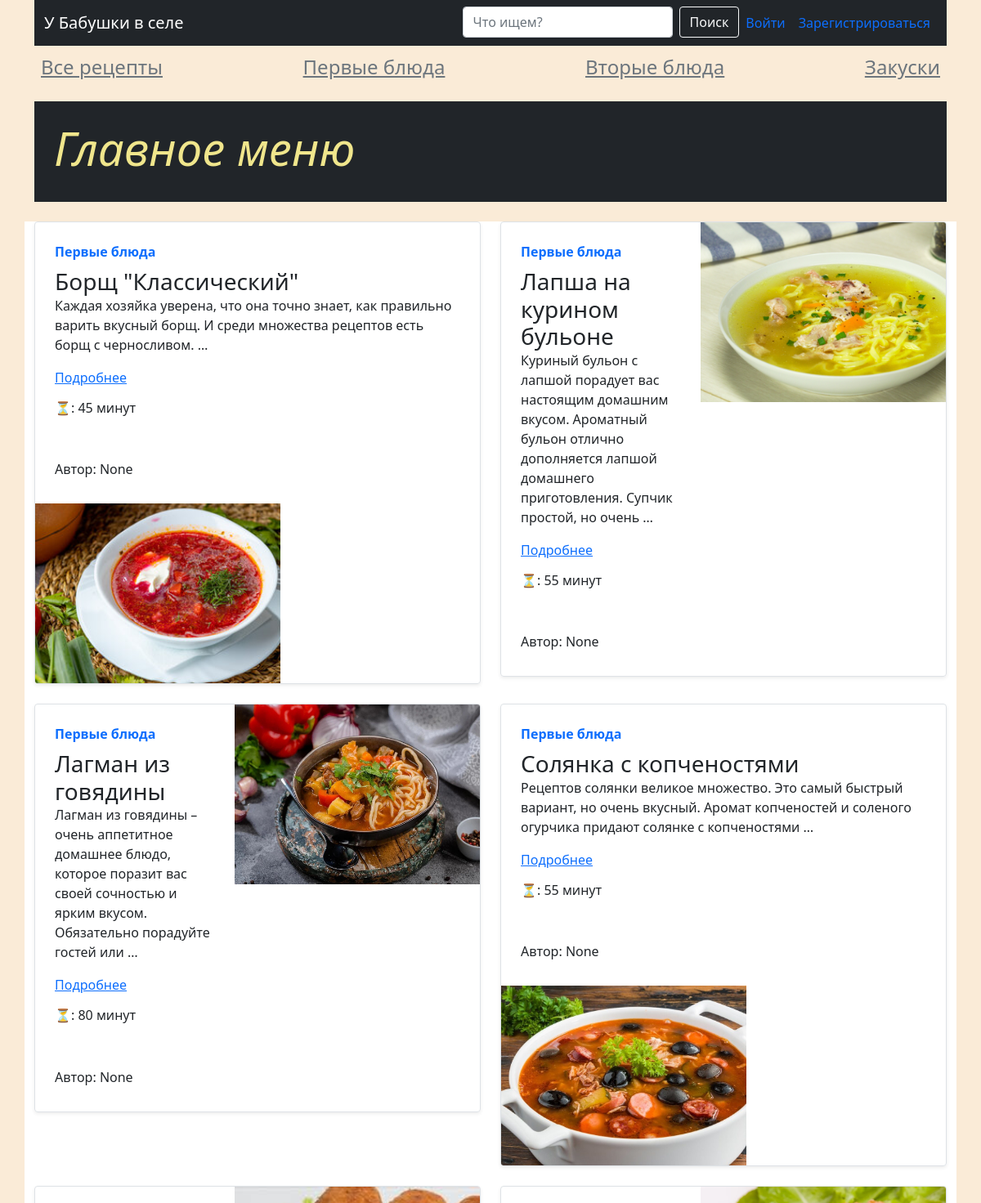
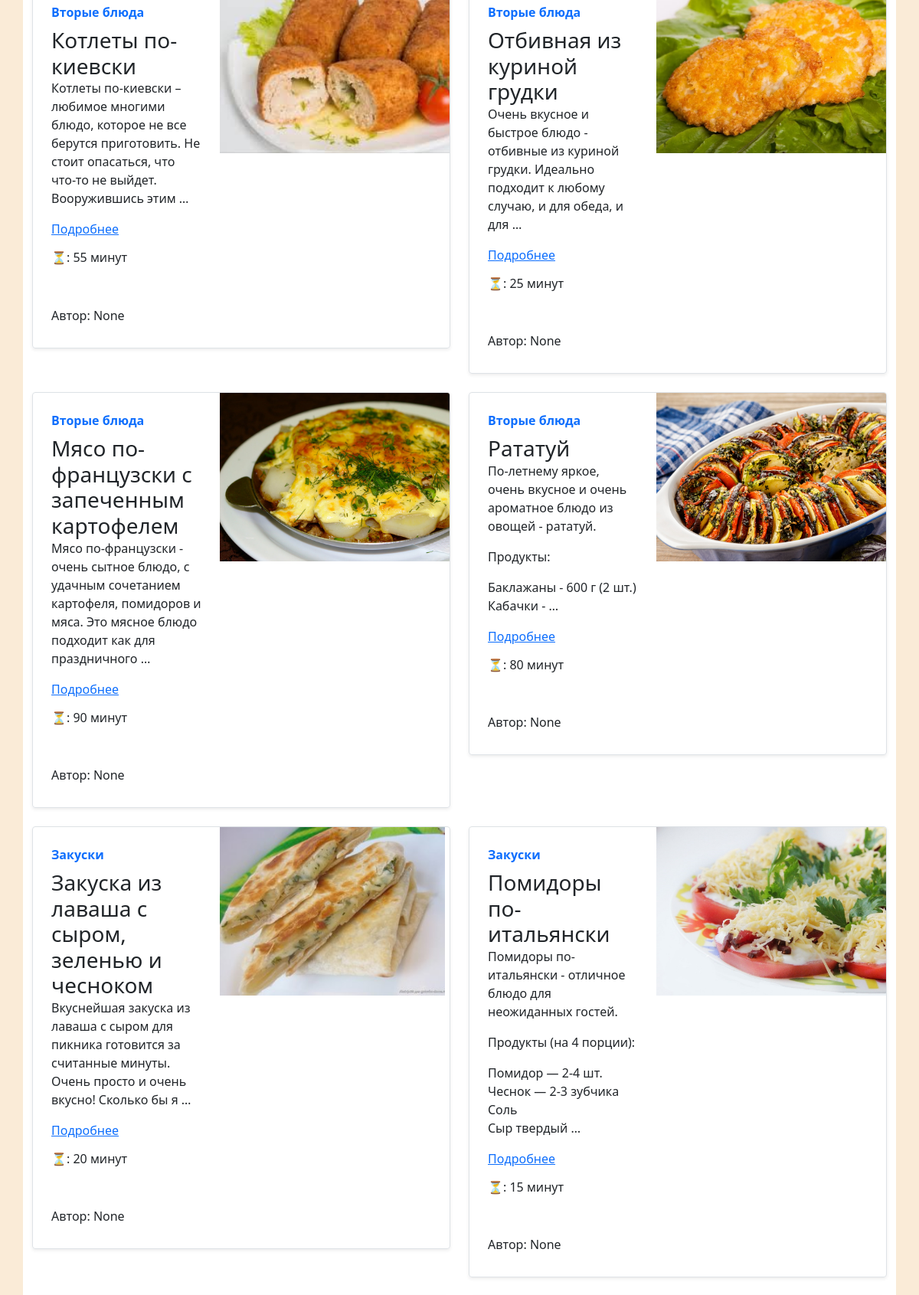
The page / (upper part) on the database its author committed (2 pictures, top to bottom).
### blog/models.py (models this page shows, shortened)
class Category(models.Model):
    title = models.CharField(max_length=150, verbose_name='Название категории')
    slug = models.SlugField(unique=True, null=True)
    def __str__(self):
        return self.title
    def get_absolute_url(self):
        return reverse('category_list', kwargs={'pk': self.pk})
    class Meta:
        verbose_name = 'Категория'
        verbose_name_plural = 'Категории'

class Recipe(models.Model):
    title = models.CharField(max_length=150, verbose_name='Название рецепта')
    content = models.TextField(blank=True, verbose_name='Описание')
    username = models.ForeignKey(User, on_delete=models.CASCADE, null=True, blank=True, verbose_name='Имя пользователя')
    created_on = models.DateTimeField(auto_now_add=True, verbose_name='Дата создания')
    updated_on = models.DateTimeField(auto_now=True, verbose_name='Дата обновления')
    photo = models.ImageField(upload_to='photos/', blank=True, null=True, verbose_name='Изображение')
    is_published = models.BooleanField(default=True, verbose_name='Опубликовать')
    category = models.ForeignKey(Category, on_delete=models.CASCADE, verbose_name='Категория')
    watches = models.IntegerField(default=0, verbose_name='Просмотры')
    slug = models.SlugField(unique=True, null=True)
    time_to_cook = models.IntegerField(default=0)
    def get_absolute_url(self):
        return reverse('recipe_detail', kwargs={'pk': self.pk})
    def get_photo(self):
        if self.photo:
            return self.photo.url
    class Meta:
        verbose_name = 'Рецепт'
        verbose_name_plural = 'Рецепты'

### blog/views.py (the view)
# urls.py: path('', RecipeList.as_view(), name='index'),
class RecipeList(ListView):
    model = Recipe
    template_name = 'blog/index.html'
    context_object_name = 'recipes'
    extra_context = {
        'title': 'Главное меню'
    }
    def get_queryset(self):
        return Recipe.objects.filter(is_published=True)

### blog/templatetags/blog_tags.py (called while the page is built)
@register.simple_tag()
def get_all_categories():
    return Category.objects.all()

### blog/templates/blog/index.html (shortened to what this page needs)
{% extends 'base.html' %}
{% load blog_tags %}
{% block main %}
<main>
    {% get_all_categories as categories %}
    {% include 'blog/components/_sidebar.html' %}
    <div class="p-4  p-mb-5 text-white bg-dark">
        <h1 class="display-4 fst-italic">
            <strong>{{ title }}</strong>
        </h1>
    </div>
    <div class="row mt-4 mb-2">
        {% for recipe in recipes %}
        {% include 'blog/components/_card.html' %}
        {% endfor %}
    </div>
</main>
{% endblock main %}

### blog/templates/blog/components/_sidebar.html
<nav class="nav d-flex justify-content-between">
    <a href="{% url 'index' %}" class="p-2 link-{% if 'страница' in title %}dark{% else %}secondary{% endif %}"><p style="font-size:24px">Все
        рецепты</p></a>
    {% for category in categories %}
    <a href="{{ category.get_absolute_url }}"
       class="p-2 link-{% if category.title in title %}dark{% else %}secondary{% endif %}"><p style="font-size:24px">{{ category }}</p></a>
    {% endfor %}
</nav>

### blog/templates/blog/components/_card.html
{% load static %}
{% load blog_tags %}
<div class="col-md-6">
    <div class="row g-0 border rounded overflow-hidden flex-md-row mb-4 shadow-sm h-md-250 position-relative">
        <div class="col p-4 d-flex flex-column position-static">
            <strong class="d-inline-block mb-2 text-primary">{{ recipe.category }}</strong>
            <h3 class="mb-0">{{ recipe.title }}</h3>
            <p class="card-text mb-auto">{{ recipe.content|linebreaks|truncatewords:20 }}</p>
            <a href="{{ recipe.get_absolute_url }}" class="stretched-link">Подробнее</a>
            <h6 class="mt-3">⏳: {{ recipe.time_to_cook }} минут</h6>
            <h6 class="mt-5">Автор: {{ recipe.username }}</h6>
        </div>
        <div class="col-auto d-none d-lg-block" style="width: 300px; height: 220px; overflow:hidden">
            <img src="{{ recipe.get_photo }}" alt="" style="height: 100%">
        </div>
    </div>
</div>

### blog/static/blog/css/index.css (style rules this page uses)
h1 { color: khaki; }
body { background-color: AntiqueWhite; }
.col-md-6 { background-color: white; }

### rows shown on the page
Category: title "Первые блюда"
Category: title "Вторые блюда"
Category: title "Закуски"
Recipe: category "Первые блюда", title "Борщ \"Классический\"", content "Каждая хозяйка уверена, что она точно знает, как правильно варить вкусный борщ. И среди множества рецептов есть борщ с черносливом. …", time_to_cook "45", username "None", get_photo (picture)
Recipe: category "Первые блюда", title "Лапша на курином бульоне", content "Куриный бульон с лапшой порадует вас настоящим домашним вкусом. Ароматный бульон отлично дополняется лапшой домашнего приготовления. Супчик простой, но очень …", time_to_cook "55", username "None", get_photo (picture)
Recipe: category "Первые блюда", title "Лагман из говядины", content "Лагман из говядины – очень аппетитное домашнее блюдо, которое поразит вас своей сочностью и ярким вкусом. Обязательно порадуйте гостей или …", time_to_cook "80", username "None", get_photo (picture)
Recipe: category "Первые блюда", title "Солянка с копченостями", content "Рецептов солянки великое множество. Это самый быстрый вариант, но очень вкусный. Аромат копченостей и соленого огурчика придают солянке с копченостями …", time_to_cook "55", username "None", get_photo (picture)
Recipe: category "Вторые блюда", title "Котлеты по-киевски", content "Котлеты по-киевски – любимое многими блюдо, которое не все берутся приготовить. Не стоит опасаться, что что-то не выйдет. Вооружившись этим …", time_to_cook "55", username "None", get_photo (picture)
Recipe: category "Вторые блюда", title "Отбивная из куриной грудки", content "Очень вкусное и быстрое блюдо - отбивные из куриной грудки. Идеально подходит к любому случаю, и для обеда, и для …", time_to_cook "25", username "None", get_photo (picture)
Recipe: category "Вторые блюда", title "Мясо по-французски с запеченным картофелем", content "Мясо по-французски - очень сытное блюдо, с удачным сочетанием картофеля, помидоров и мяса. Это мясное блюдо подходит как для праздничного …", time_to_cook "90", username "None", get_photo (picture)
Recipe: category "Вторые блюда", title "Рататуй", content "По-летнему яркое, очень вкусное и очень ароматное блюдо из овощей - рататуй. Продукты: Баклажаны - 600 г (2 шт.) Кабачки - …", time_to_cook "80", username "None", get_photo (picture)
Recipe: category "Закуски", title "Закуска из лаваша с сыром, зеленью и чесноком", content "Вкуснейшая закуска из лаваша с сыром для пикника готовится за считанные минуты. Очень просто и очень вкусно! Сколько бы я …", time_to_cook "20", username "None", get_photo (picture)
Recipe: category "Закуски", title "Помидоры по-итальянски", content "Помидоры по-итальянски - отличное блюдо для неожиданных гостей. Продукты (на 4 порции): Помидор — 2-4 шт. Чеснок — 2-3 зубчика Соль Сыр твердый …", time_to_cook "15", username "None", get_photo (picture)

### other values the page prints
{{ title }} "Главное меню"
